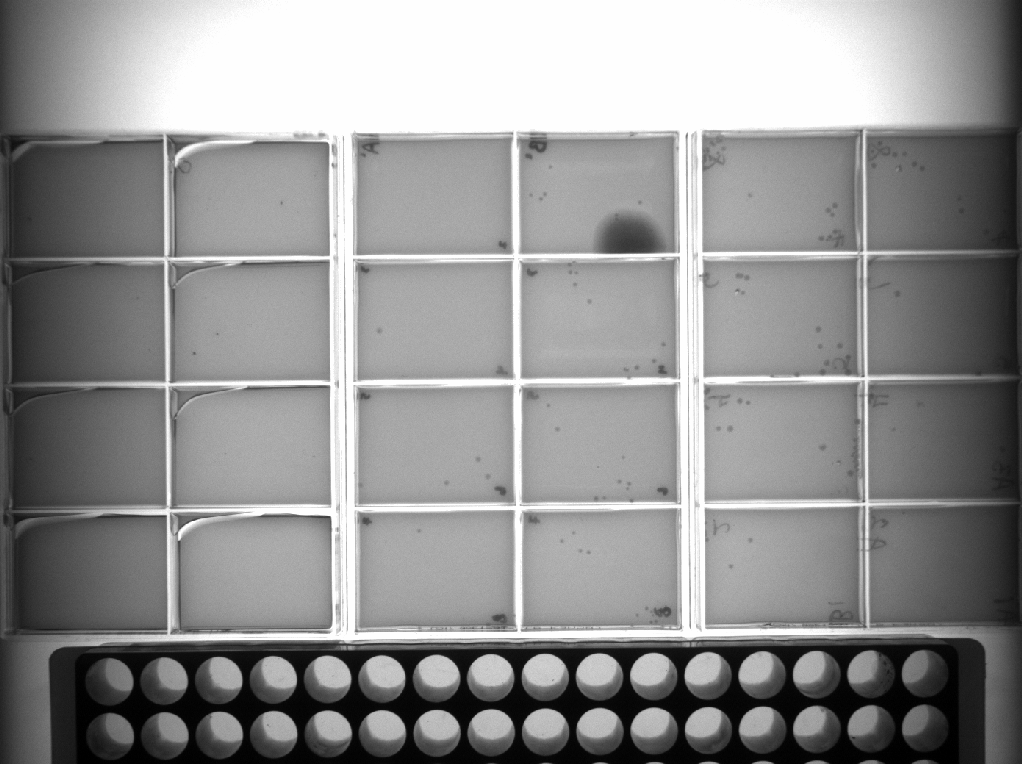
#> input picture ot2_moclo_jove/colony_picking/images/Gel Imager Damp Lab 2018-07-06_01h17m55s (1).png, 1023 x 764 px
$ python colony_pick_generator.py
#> lines starting #> are read from the running program, lines starting #| are printed output that depends on the picture
import os
import tkinter
from tkinter import filedialog, messagebox
import subprocess
import sys
from io import StringIO
import csv
import json
from PIL import Image, ImageDraw, ImageFilter, ImageChops, ImageEnhance
import math
import yaml


#################################################################################################################
# Constants
#################################################################################################################

CONFIG_PATH = "data/settings.yaml"


#################################################################################################################
# Main function of script
#################################################################################################################

def main():

	###### GETTING USER INPUT ######
	config = get_config(CONFIG_PATH)

	# User provided input at runtime.
	num_plates = ask_num_plates()
	source_plate_filenames = ask_source_plate_filenames(num_plates)

	# Calculate number of images to fetch from folder.
	plates_per_image = len(config['plate_locations'])
	num_images = int(num_plates // plates_per_image) + (num_plates % plates_per_image > 0)
	image_filenames = get_image_filenames(config['image_folder_path'], num_images)

	background_filenames = get_background_filenames(config['background_folder_path'])


	###### PRE-PROCESSING IMAGES ######
	preprocessed_image_filenames = preprocess_images(
		image_filenames,
		config['temp_folder_path'],
		inverted=config['inverted'],
		blur_radius=config['blur_radius'],
		brightness=config['brightness'],
		contrast=config['contrast'],
		background_filenames=background_filenames)


	###### COLONY IDENTIFICATION ######
	plates = generate_plates(preprocessed_image_filenames, source_plate_filenames, num_plates, config['plate_locations'])

	# Run OpenCFU for each image.
	opencfu_outputs = run_opencfu(config['opencfu_folder_path'], preprocessed_image_filenames, config['opencfu_arg_string'])

	# Draw colony location previews for each image.
	if config['draw_previews']:
		draw_previews(opencfu_outputs, config['temp_folder_path'])

	# Convert pixel coordinates to mm in coordinate system of each plate.
	for plate in plates:
		opencfu_output = opencfu_outputs[plate['image_filename']]
		plate_location = plate['location_in_image']
		plate_origin = config['calibration_point_location']
		plate['colony_locations'] = get_relative_locations(
			opencfu_output,
			plate_location,
			config['rotate'],
			config['pixels_per_mm'],
			plate_origin)
		if config['draw_previews']:
			draw_regions(
				config['temp_folder_path'],
				plate['image_filename'],
				plate_location,
				config['rotate'],
				config['pixels_per_mm'],
				config['colony_regions'],
				plate_origin)

	# Selects appropriate colonies for each plasmid based on colony_regions in settings.yaml.
	culture_blocks_dict = pick_colonies(
		plates,
		config['colony_regions'],
		config['colonies_to_pick'],
		config['block_rows'],
		config['block_columns'],
		config['calibration_point_location'])

	###### CREATING OUTPUT BLOCK MAPS AND PROTOCOL FILE ######
	create_block_maps(culture_blocks_dict, config['output_folder_path'])
	create_protocol(culture_blocks_dict, config['protocol_template_path'], config['output_folder_path'])

	if not config['keep_temp_files']:
		delete_temp_files(config['temp_folder_path'])


#################################################################################################################
# Functions for getting user input
#################################################################################################################

def get_config(config_path):
	# Load settings from file.
#> called with config_path = 'data/settings.yaml'
	config = yaml.safe_load(open(config_path))

	# Create a tkiner window and hide it (this will allow us to create dialog boxes)
	window = tkinter.Tk()
	window.withdraw()

	# Ask user to set image folder if not set.
	if not config['image_folder_path']:
		messagebox.showinfo("Choose image folder", "You will now select the folder containing saved plate images. This can be changed later by editing settings.yaml in the OT2_MoClo_JoVE/colony_picking/data folder.")
		config['image_folder_path'] = filedialog.askdirectory(title = "Choose image folder")
		with open(config_path, "w+") as yaml_file:
			yaml_file.write(yaml.dump(config))

	# Ask user to set output folder if not set.
	if not config['output_folder_path']:
		messagebox.showinfo("Choose output folder", "You will now select the folder to save the protocol and plate maps to. This can be changed later by editing settings.yaml in the OT2_MoClo_JoVE/colony_picking/data folder.")
		config['output_folder_path'] = filedialog.askdirectory(title = "Choose output folder")
#> the answer given: images
		with open(config_path, "w+") as yaml_file:
			yaml_file.write(yaml.dump(config))

	# Ask user to locate OpenCFU.
	if not config['opencfu_folder_path']:
		messagebox.showinfo("Locate OpenCFU", "Select folder of OpenCFU (e.g. \"C:/Program Files/OpenCFU\"). This can be changed later by editing settings.yaml in the OT2_MoClo_JoVE/colony_picking/data folder.")
		config['opencfu_folder_path'] = filedialog.askdirectory(title = "Locate OpenCFU")
#> the answer given: images
		with open(config_path, "w+") as yaml_file:
			yaml_file.write(yaml.dump(config))

	return config

def get_image_filenames(image_folder_path, num_images):
	# Get all images from folder and sort by creation time.
	image_filenames = [(image_folder_path + '/' + image_name) for image_name in os.listdir(image_folder_path)]
	image_filenames.sort(key=lambda x: os.path.getmtime(x))
	return image_filenames[-num_images:]

def get_background_filenames(background_folder_path):
	# Background image filenames (optional). If multiple are found they will be averaged.
	try:
		os.stat(background_folder_path)
	except:
		os.mkdir(background_folder_path)

	return [(background_folder_path + '/' + image_name) for image_name in os.listdir(background_folder_path)]

def ask_num_plates():
	# Ask user in command line for number of plates
	return int(input("How many agar plates are you picking colonies for?: "))
#> the answer given: 3

def ask_source_plate_filenames(num_plates):
	# Create tkinter window in background to allow us to make dialog boxes.
#> called with num_plates = 3
	window = tkinter.Tk()
	window.withdraw()

	# Open dialog boxes asking user for plate maps.
	source_plate_filenames = []
	for i in range(0, num_plates):
		source_plate_filenames.append(filedialog.askopenfilename(title = "Select plate map {0}".format(i), filetypes = (("CSV files","*.CSV"),("all files","*.*"))))
#> this loop made 3 passes; the answer given on pass 1: images/colony_picking_3_plate_new.png

	return source_plate_filenames


#################################################################################################################
# Functions for pre-processing images
#################################################################################################################

# Blur slightly (improves background subtraction and colony detection).
def blur(image, blur_radius):
	return image.filter(ImageFilter.GaussianBlur(radius=blur_radius))

def brightness_contrast(image, brightness, contrast):
	# Adjust brightness and contrast to improve detection
	image = ImageEnhance.Contrast(image).enhance(contrast)
	image = ImageEnhance.Brightness(image).enhance(brightness)
	return image

# [6 lines left out: function blend, not called in this run]

# Processes images with various functions to improve colony detection. Saves to temp_folder_path.
def preprocess_images(image_filenames, temp_folder_path, inverted=False, blur_radius=0.0, brightness=1.0, contrast=1.0, background_filenames=None):

#> called with temp_folder_path = 'data/temp', inverted = True, blur_radius = 1, brightness = 1.3, contrast = 1.3
	preprocessed_image_filenames = []

	for image_filename in image_filenames:

		image = Image.open(image_filename)
#> image is the input picture: PIL image 1023x764 RGB; min 0, max 255, mean 144.8
		image = blur(image, blur_radius)
		image = brightness_contrast(image, brightness, contrast)
#> in brightness_contrast, `image = ImageEnhance.Contrast(image).enhance(contrast)`:
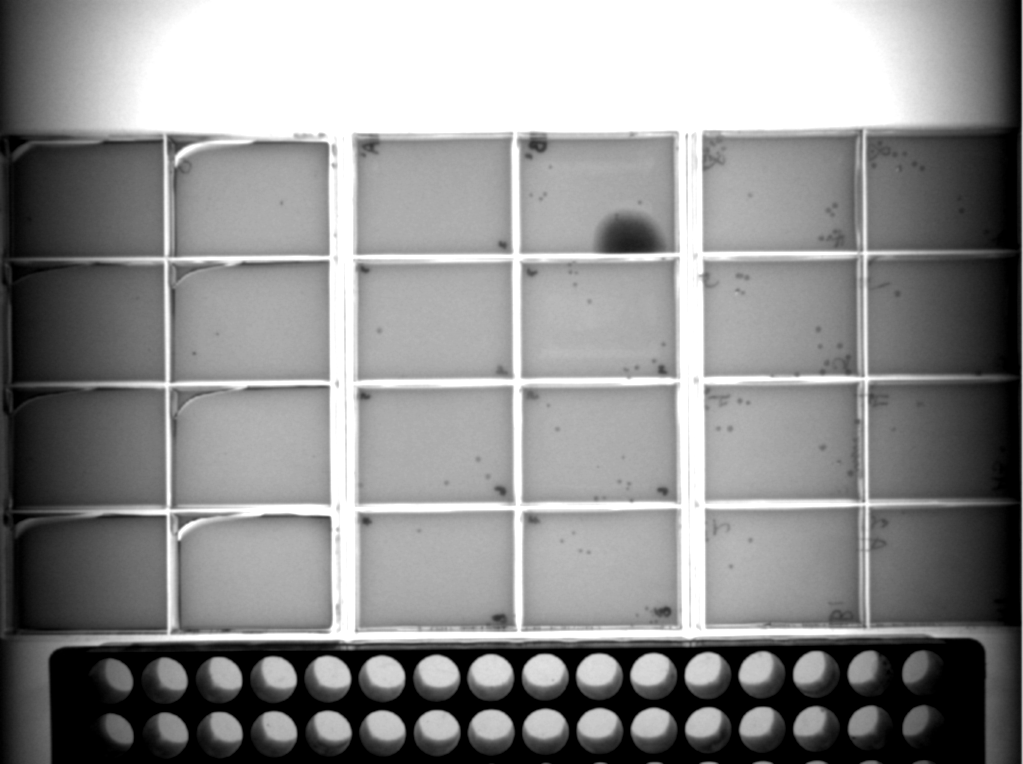
#> image: PIL image 1023x764 RGB; min 0, max 255, mean 141.6
#> in brightness_contrast, `image = ImageEnhance.Brightness(image).enhance(brightness)`:
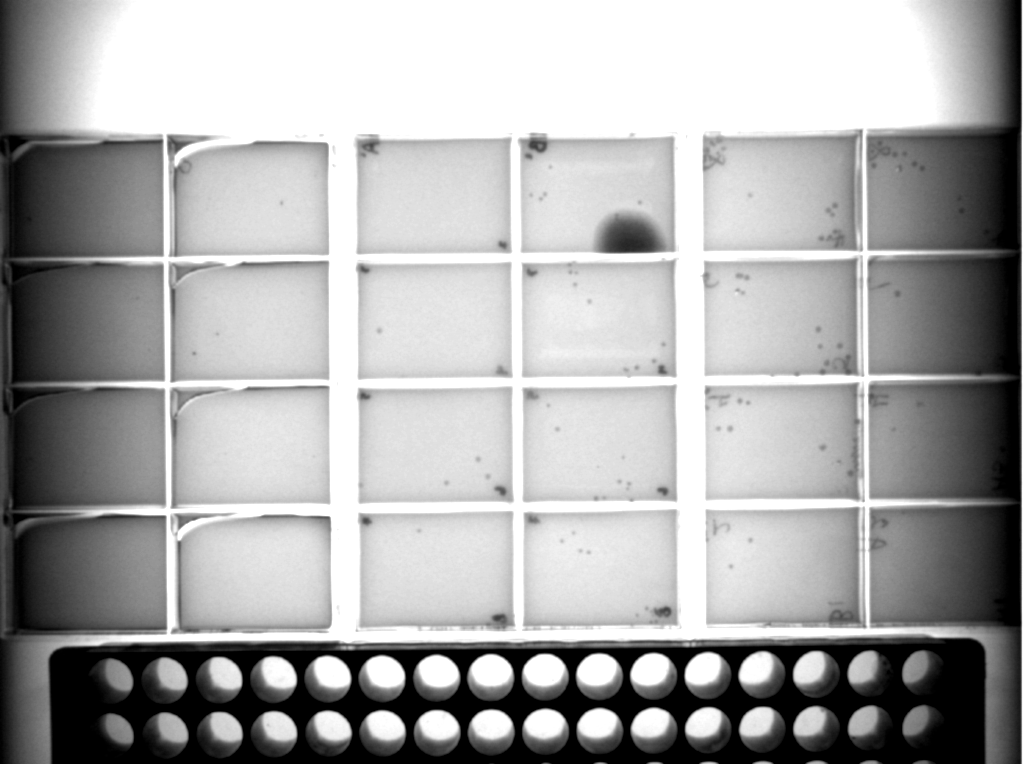
#> image: PIL image 1023x764 RGB; min 0, max 255, mean 169.2

		if background_filenames:
			background_images = [Image.open(x) for x in background_filenames]
			average_background = blend(background_images, blur_radius)

			if inverted:
				image = ImageChops.subtract(average_background, image)
			else:
				image = ImageChops.subtract(image, average_background)

		# Save in temporary folder.
		preprocessed_image_filename = temp_folder_path + '/' + os.path.basename(image_filename)

		# Absolute filenames are important for opencfu step.
		absolute_filename = os.path.abspath(preprocessed_image_filename)
		image.save(absolute_filename)

		preprocessed_image_filenames.append(absolute_filename)
#> pass 2 of the loop in preprocess_images, `for image_filename in image_filenames:`:
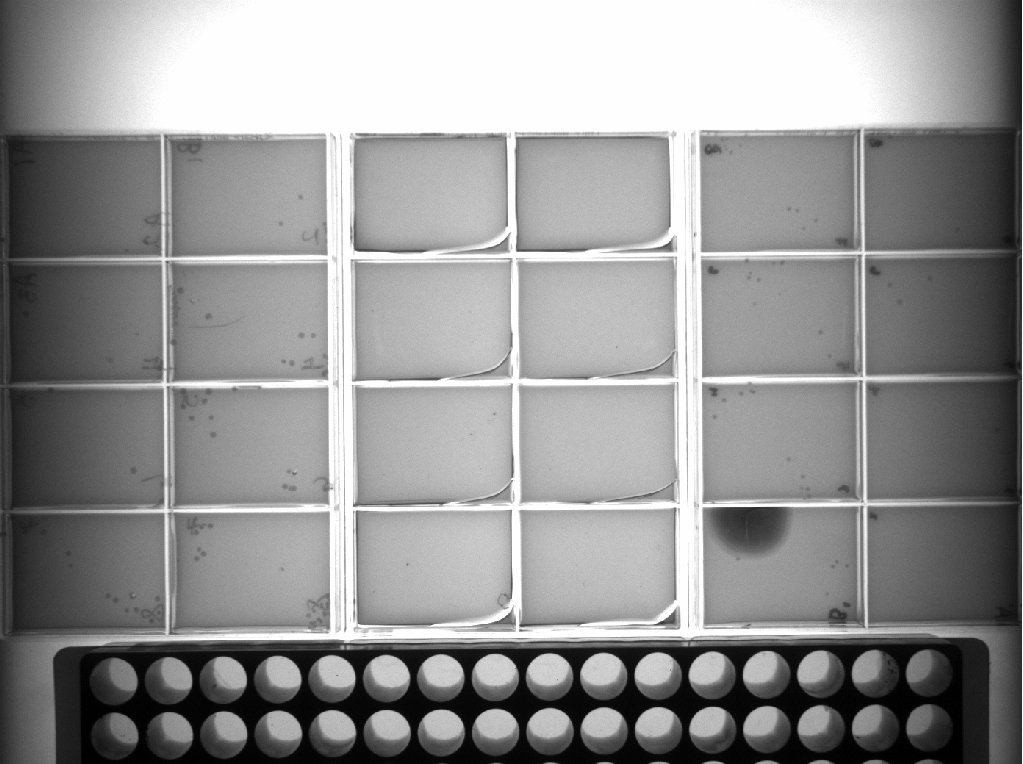
#> input picture ot2_moclo_jove/colony_picking/images/colony_picking_3_plate_new.png, 1023 x 764 px
#> in preprocess_images, image is the input picture: PIL image 1023x764 RGB; min 0, max 255, mean 147.2
#> in brightness_contrast (call 2), `image = ImageEnhance.Contrast(image).enhance(contrast)`:
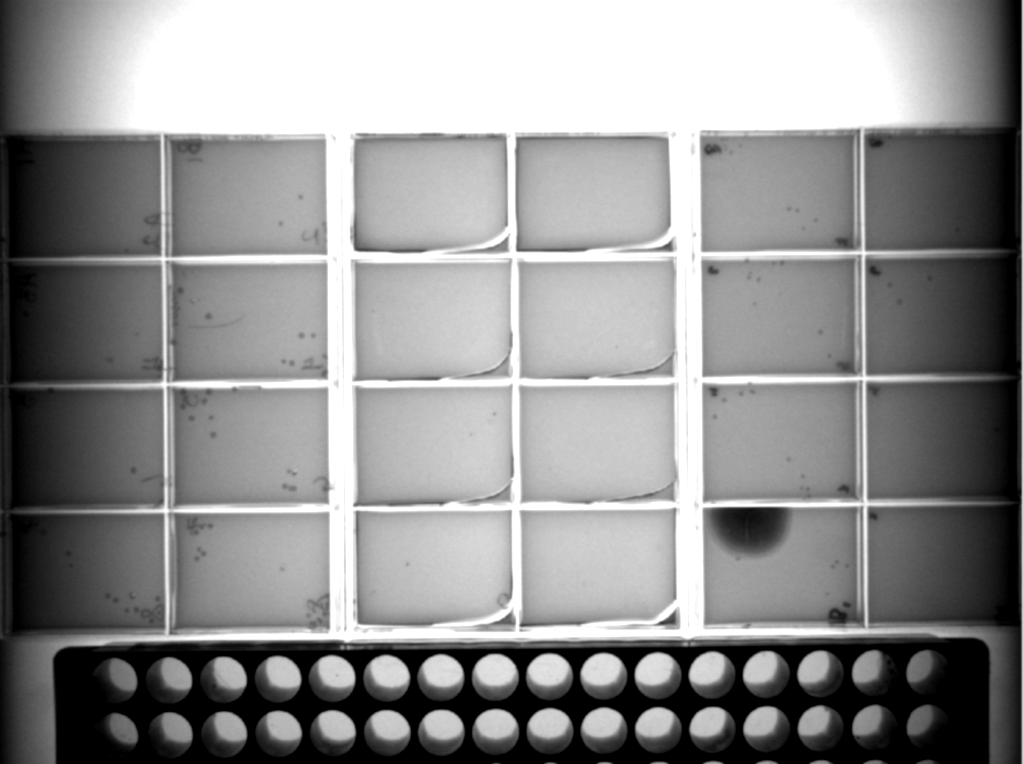
#> image: PIL image 1023x764 RGB; min 0, max 255, mean 143.8
#> in brightness_contrast (call 2), `image = ImageEnhance.Brightness(image).enhance(brightness)`:
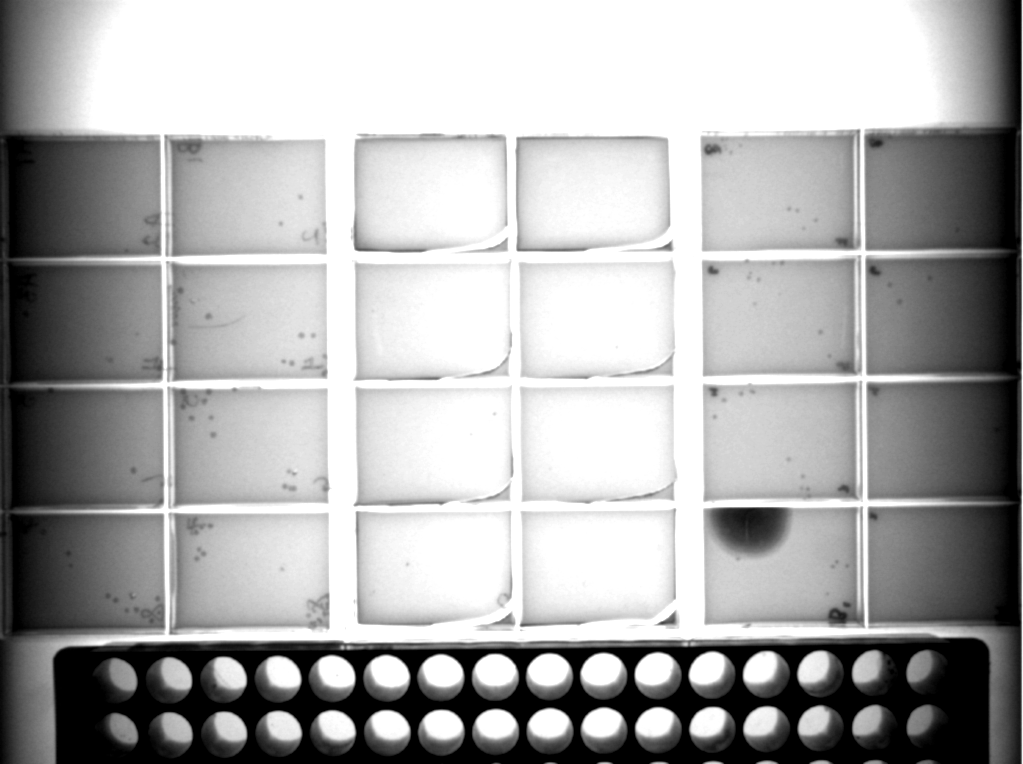
#> image: PIL image 1023x764 RGB; min 0, max 255, mean 171.1

	return preprocessed_image_filenames


#################################################################################################################
# Functions for locating colonies with OpenCFU
#################################################################################################################

# Generates a list of plates, their images filenames and source plate (map) filenames, and their locations within their source images.
def generate_plates(preprocessed_image_filenames, source_plate_filenames, num_plates, plate_locations):

#> called with num_plates = 3
	plates_per_image = len(plate_locations)

	plates = []
	plate_index = 0
	for preprocessed_image_filename in preprocessed_image_filenames:
		for i in range(0, plates_per_image):
			if plate_index < num_plates:
				plates.append({
					'image_filename' : preprocessed_image_filename,
					'source_plate_filename' : source_plate_filenames[plate_index],
					'location_in_image' : plate_locations[i]
				})
				plate_index += 1

	return plates

# Run opencfu for an image and return the result as a dictionary keyed by image filenames.
def run_opencfu(opencfu_folder_path, image_filenames, arg_string):
#> called with opencfu_folder_path = 'images', arg_string = '-t 1 -r 2 -R 6 -d inv'
	opencfu_outputs = {}
	for image_filename in image_filenames:
		shell_command = 'cd "{0}/bin" && opencfu -i "{1}" {2}'.format(opencfu_folder_path, image_filename, arg_string)
		raw_opencfu_output = subprocess.check_output(args = shell_command, shell = True)
		f = StringIO(raw_opencfu_output.decode("utf-8"))
		opencfu_outputs[image_filename] = list(csv.DictReader(f, delimiter = ','))

	return opencfu_outputs

# converts opencfu output (locations in px coordinates) into mm coordinates relative to origin.
# [247 lines left out: functions get_relative_locations, get_image_location, draw_previews, draw_regions, measure_colony_distances, get_plasmid_name and 5 more, not called in this run]


#################################################################################################################
# Call main function
#################################################################################################################

if __name__ == '__main__':
    main()
#> (the call stopped at in run_opencfu, `raw_opencfu_output = subprocess.check_output(args = shell_command, she..`: subprocess is not available in this run)
